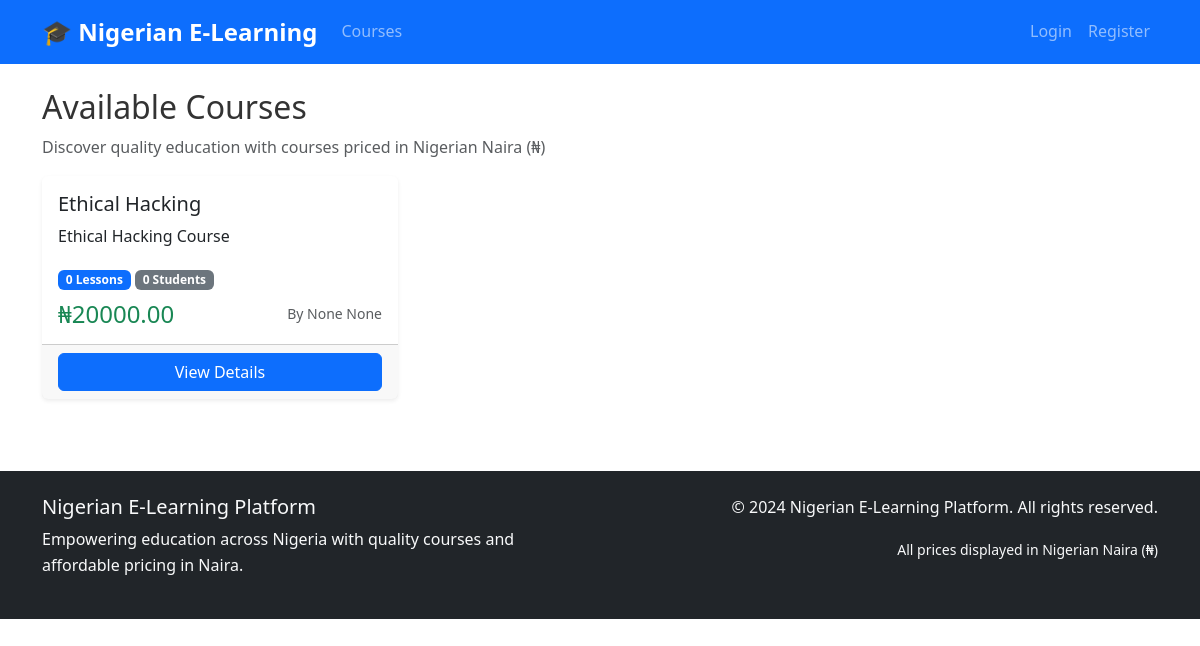
The app's page /courses, older data.
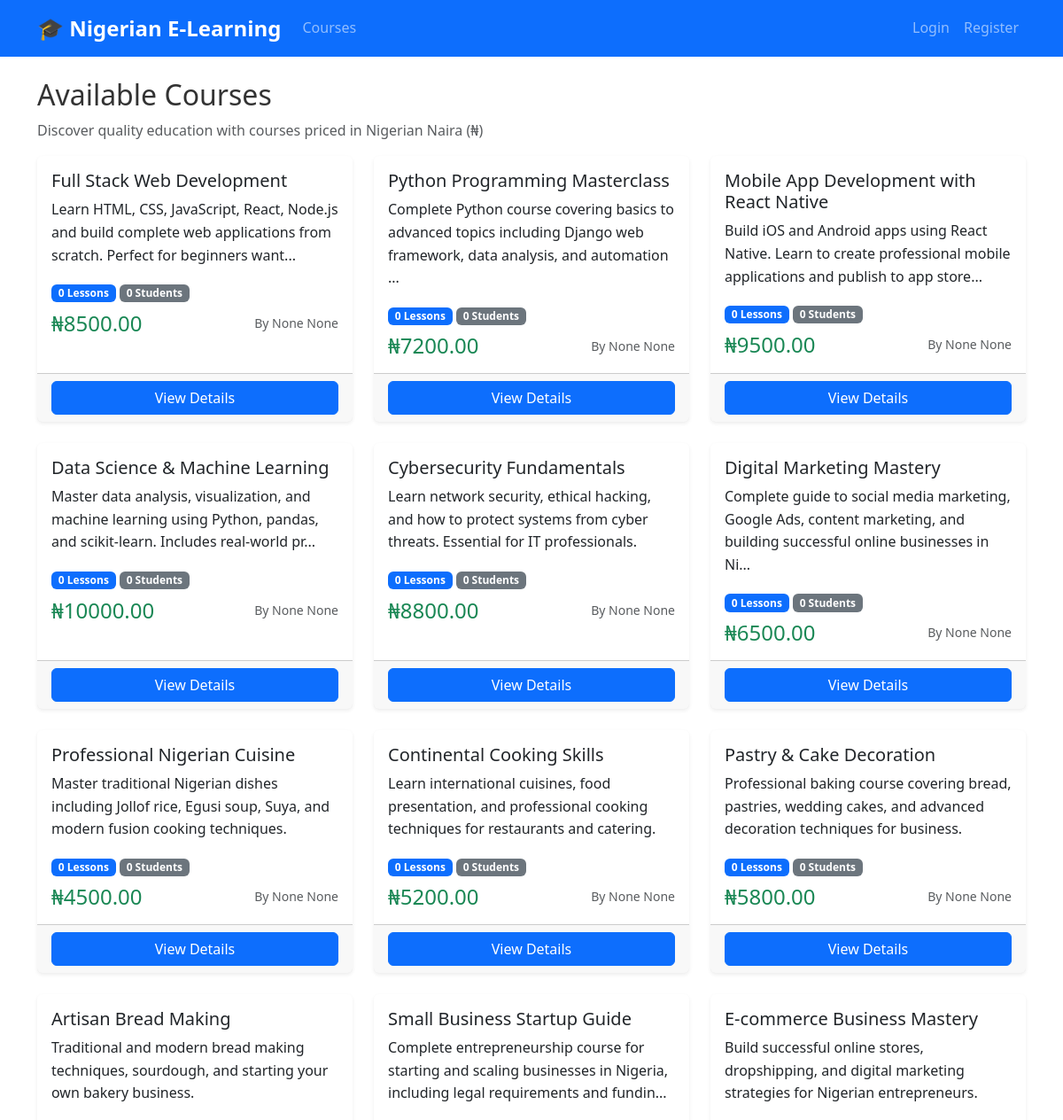
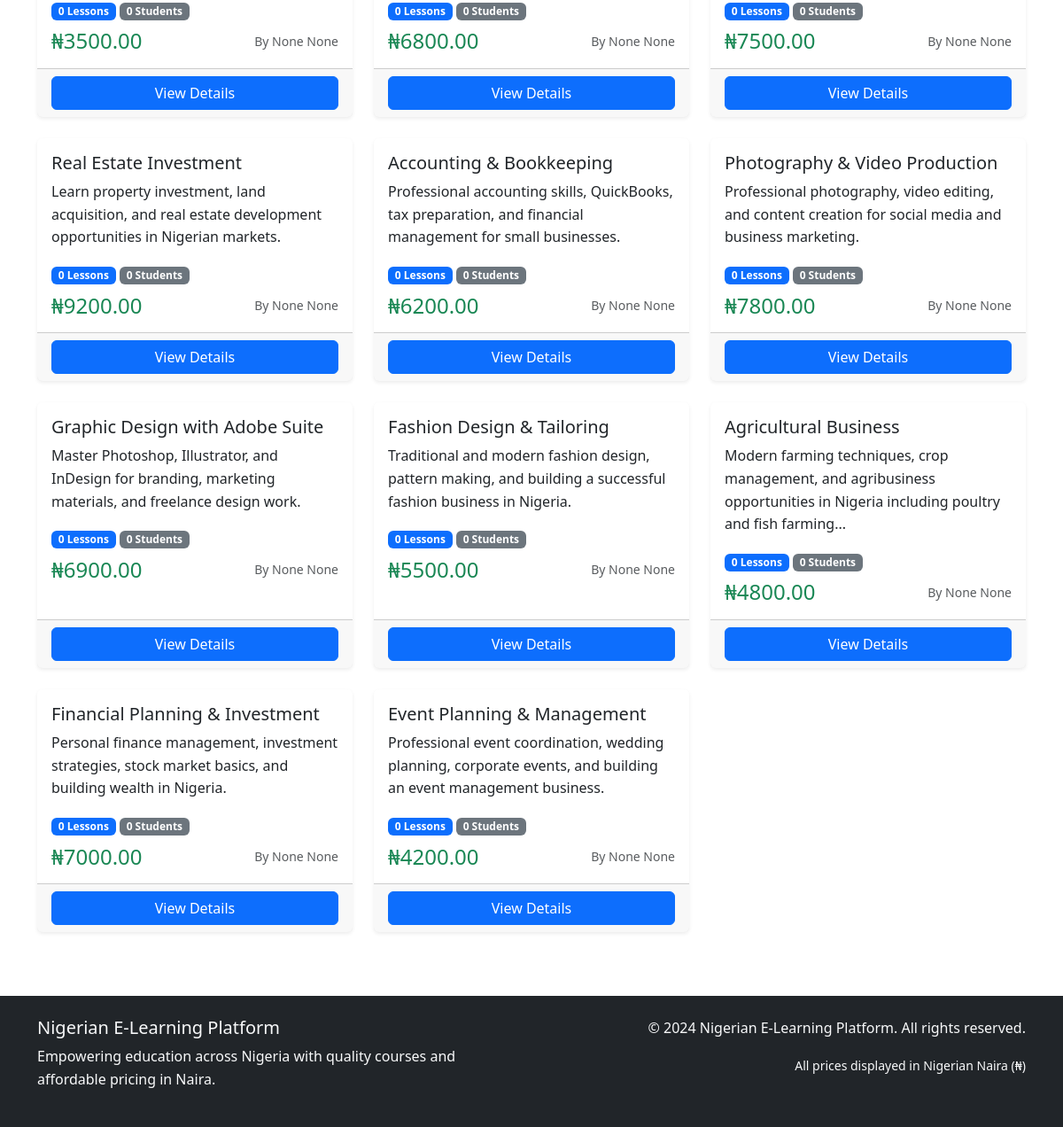
The same page, newer data (2 pictures, top to bottom).
### models.py (models this page shows, shortened)
class Course(db.Model):
    id = db.Column(db.Integer, primary_key=True)
    title = db.Column(db.String(200), nullable=False)
    description = db.Column(db.Text)
    price = db.Column(db.Float, nullable=False, default=0.0)
    instructor_id = db.Column(db.Integer, db.ForeignKey('user.id'), nullable=False)
    is_active = db.Column(db.Boolean, default=True)
    created_at = db.Column(db.DateTime, default=datetime.utcnow)
    updated_at = db.Column(db.DateTime, default=datetime.utcnow, onupdate=datetime.utcnow)
    lessons = db.relationship('Lesson', backref='course', lazy='dynamic', cascade='all, delete-orphan')
    enrollments = db.relationship('Enrollment', backref='course', lazy='dynamic')
    quizzes = db.relationship('Quiz', backref='course', lazy='dynamic')
    assignments = db.relationship('Assignment', backref='course', lazy='dynamic')

class User(UserMixin, db.Model):
    id = db.Column(db.Integer, primary_key=True)
    username = db.Column(db.String(80), unique=True, nullable=False)
    email = db.Column(db.String(120), unique=True, nullable=False)
    password_hash = db.Column(db.String(256), nullable=False)
    role = db.Column(db.String(20), nullable=False, default='student')  # admin, instructor, student
    first_name = db.Column(db.String(50))
    last_name = db.Column(db.String(50))
    is_active = db.Column(db.Boolean, default=True)
    wallet_balance = db.Column(db.Float, default=0.0)
    course_credits = db.Column(db.Integer, default=0)
    created_at = db.Column(db.DateTime, default=datetime.utcnow)
    courses_created = db.relationship('Course', backref='instructor', lazy='dynamic')
    enrollments = db.relationship('Enrollment', backref='student', lazy='dynamic')
    payments = db.relationship('Payment', backref='user', lazy='dynamic')
    wallet_transactions = db.relationship('WalletTransaction', backref='user', lazy='dynamic')
    quiz_attempts = db.relationship('QuizAttempt', backref='user', lazy='dynamic')
    assignment_submissions = db.relationship('AssignmentSubmission', backref='user', lazy='dynamic')

### routes.py (the view)
@app.route('/courses')
def courses():
    courses = Course.query.filter_by(is_active=True).all()
    return render_template('courses/list.html', courses=courses)

### templates/courses/list.html (shortened to what this page needs)
{% extends "base.html" %}
{% block content %}
<div class="row">
    <div class="col-12">
        <h2>Available Courses</h2>
        <p class="text-muted">Discover quality education with courses priced in Nigerian Naira (₦)</p>
    </div>
</div>
{% if courses %}
<div class="row">
    {% for course in courses %}
    <div class="col-lg-4 col-md-6 mb-4">
        <div class="card h-100">
            <div class="card-body">
                <h5 class="card-title">{{ course.title }}</h5>
                <p class="card-text">{{ course.description[:120] }}{% if course.description|length > 120 %}...{% endif %}</p>
                <div class="mb-2">
                    <span class="badge bg-primary">{{ course.lessons.count() }} Lessons</span>
                    <span class="badge bg-secondary">{{ course.enrollments.filter_by(status='approved').count() }} Students</span>
                </div>
                <div class="d-flex justify-content-between align-items-center">
                    <h4 class="text-success mb-0">₦{{ "%.2f"|format(course.price) }}</h4>
                    <small class="text-muted">By {{ course.instructor.first_name }} {{ course.instructor.last_name }}</small>
                </div>
            </div>
            <div class="card-footer">
                <div class="d-grid">
                    <a href="{{ url_for('course_detail', course_id=course.id) }}" class="btn btn-primary">View Details</a>
                </div>
            </div>
        </div>
    </div>
    {% endfor %}
</div>
{% endif %}
{% endblock %}

Row changes from the older to the newer data that the page shows:
removed Course: title "Ethical Hacking", description "Ethical Hacking Course", lessons.count "0", enrollments.filter_by "0", price "20000.00", instructor.first_name "None", instructor.last_name "None"
added Course: title "Full Stack Web Development", description "Learn HTML, CSS, JavaScript, React, Node.js and build complete web applications from scratch. Perfect for beginners want", lessons.count "0", enrollments.filter_by "0", price "8500.00", instructor.first_name "None", instructor.last_name "None"
added Course: title "Python Programming Masterclass", description "Complete Python course covering basics to advanced topics including Django web framework, data analysis, and automation", lessons.count "0", enrollments.filter_by "0", price "7200.00", instructor.first_name "None", instructor.last_name "None"
added Course: title "Mobile App Development with React Native", description "Build iOS and Android apps using React Native. Learn to create professional mobile applications and publish to app store", lessons.count "0", enrollments.filter_by "0", price "9500.00", instructor.first_name "None", instructor.last_name "None"
added Course: title "Data Science & Machine Learning", description "Master data analysis, visualization, and machine learning using Python, pandas, and scikit-learn. Includes real-world pr", lessons.count "0", enrollments.filter_by "0", price "10000.00", instructor.first_name "None", instructor.last_name "None"
added Course: title "Cybersecurity Fundamentals", description "Learn network security, ethical hacking, and how to protect systems from cyber threats. Essential for IT professionals.", lessons.count "0", enrollments.filter_by "0", price "8800.00", instructor.first_name "None", instructor.last_name "None"
added Course: title "Digital Marketing Mastery", description "Complete guide to social media marketing, Google Ads, content marketing, and building successful online businesses in Ni", lessons.count "0", enrollments.filter_by "0", price "6500.00", instructor.first_name "None", instructor.last_name "None"
added Course: title "Professional Nigerian Cuisine", description "Master traditional Nigerian dishes including Jollof rice, Egusi soup, Suya, and modern fusion cooking techniques.", lessons.count "0", enrollments.filter_by "0", price "4500.00", instructor.first_name "None", instructor.last_name "None"
added Course: title "Continental Cooking Skills", description "Learn international cuisines, food presentation, and professional cooking techniques for restaurants and catering.", lessons.count "0", enrollments.filter_by "0", price "5200.00", instructor.first_name "None", instructor.last_name "None"
added Course: title "Pastry & Cake Decoration", description "Professional baking course covering bread, pastries, wedding cakes, and advanced decoration techniques for business.", lessons.count "0", enrollments.filter_by "0", price "5800.00", instructor.first_name "None", instructor.last_name "None"
added Course: title "Artisan Bread Making", description "Traditional and modern bread making techniques, sourdough, and starting your own bakery business.", lessons.count "0", enrollments.filter_by "0", price "3500.00", instructor.first_name "None", instructor.last_name "None"
added Course: title "Small Business Startup Guide", description "Complete entrepreneurship course for starting and scaling businesses in Nigeria, including legal requirements and fundin", lessons.count "0", enrollments.filter_by "0", price "6800.00", instructor.first_name "None", instructor.last_name "None"
added Course: title "E-commerce Business Mastery", description "Build successful online stores, dropshipping, and digital marketing strategies for Nigerian entrepreneurs.", lessons.count "0", enrollments.filter_by "0", price "7500.00", instructor.first_name "None", instructor.last_name "None"
added Course: title "Real Estate Investment", description "Learn property investment, land acquisition, and real estate development opportunities in Nigerian markets.", lessons.count "0", enrollments.filter_by "0", price "9200.00", instructor.first_name "None", instructor.last_name "None"
added Course: title "Accounting & Bookkeeping", description "Professional accounting skills, QuickBooks, tax preparation, and financial management for small businesses.", lessons.count "0", enrollments.filter_by "0", price "6200.00", instructor.first_name "None", instructor.last_name "None"
added Course: title "Photography & Video Production", description "Professional photography, video editing, and content creation for social media and business marketing.", lessons.count "0", enrollments.filter_by "0", price "7800.00", instructor.first_name "None", instructor.last_name "None"
added Course: title "Graphic Design with Adobe Suite", description "Master Photoshop, Illustrator, and InDesign for branding, marketing materials, and freelance design work.", lessons.count "0", enrollments.filter_by "0", price "6900.00", instructor.first_name "None", instructor.last_name "None"
added Course: title "Fashion Design & Tailoring", description "Traditional and modern fashion design, pattern making, and building a successful fashion business in Nigeria.", lessons.count "0", enrollments.filter_by "0", price "5500.00", instructor.first_name "None", instructor.last_name "None"
added Course: title "Agricultural Business", description "Modern farming techniques, crop management, and agribusiness opportunities in Nigeria including poultry and fish farming", lessons.count "0", enrollments.filter_by "0", price "4800.00", instructor.first_name "None", instructor.last_name "None"
added Course: title "Financial Planning & Investment", description "Personal finance management, investment strategies, stock market basics, and building wealth in Nigeria.", lessons.count "0", enrollments.filter_by "0", price "7000.00", instructor.first_name "None", instructor.last_name "None"
added Course: title "Event Planning & Management", description "Professional event coordination, wedding planning, corporate events, and building an event management business.", lessons.count "0", enrollments.filter_by "0", price "4200.00", instructor.first_name "None", instructor.last_name "None"
